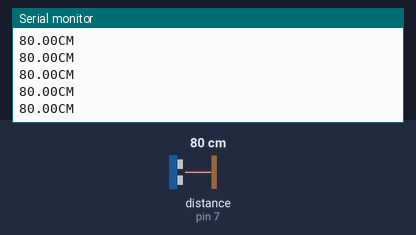
Simulated run of this sketch. Board: Arduino Uno, built with avr-gcc and run on an emulated ATmega328P. On the bench: the last lines printed to the serial monitor. Inputs (shaded band) come from the test bench; at power-on: distance to the obstacle (sensor on pin 7) 80 cm. The echo pulse lasts 58.3 µs per cm.

Above: at 1.2 s.
1.3 s: distance to the obstacle (sensor on pin 7) set to 2 cm
At 1.38 s:
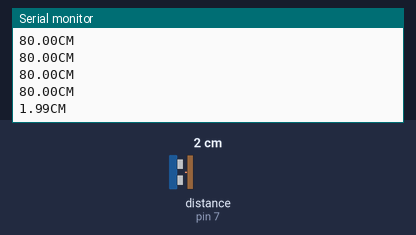
2.8 s: distance to the obstacle (sensor on pin 7) set to 250 cm
At 2.91 s:
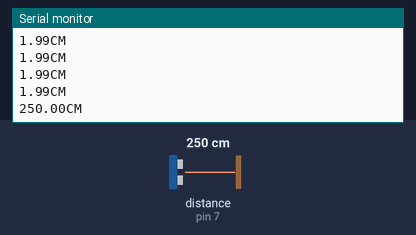
Timing chart, 0 to 5.8 s (numbered marks = the images above; inputs shaded):
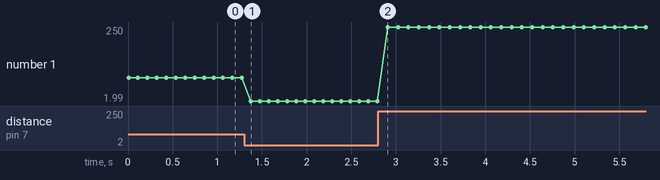

Measured:
- after the input at 1.3 s, the serial monitor: prints a new line after 0.08 s (image 1)
- after the input at 2.8 s, the serial monitor: prints a new line after 0.11 s (image 2)
- plotted number 1: 80 → 1.99 after the input at 1.3 s, 1.99 → 250 after the input at 2.8 s

The sketch:

_16_Ultrasonic_HC-SR04.ino
```cpp
/*
   Programar: Ultrasonic_HC-SR04
   Autor: Joab Torres Alencar
   Curso: Tecnologo em Análise  e Desenvolvimento de Sistemas - Turma 2015
*/

#include <Ultrasonic.h>

#define PIN_TRIGGER 6
#define PIN_ECHO 7

Ultrasonic ultrasonic(PIN_TRIGGER, PIN_ECHO);
/*
  Função: setup() - executa somente uma vez no projeto
*/
void setup() {
  Serial.begin(9600);
}

/*
  Função: Loop() - Executa infinitamente no projeto desde que o arduino esteja ligado!
*/
void loop() {
  float distanciaCM = ultrasonic.convert(ultrasonic.timing(), Ultrasonic::CM); //objeto.convert(Distancia em microsegundos, Base conversora[CM, IN])
  Serial.print(distanciaCM);
  Serial.println("CM");
  delay(100);
}
```
